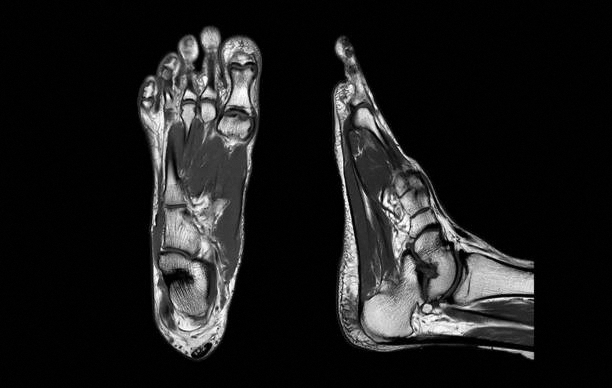
#> input picture GUIA1/PAIByB-2/Pie2-1.tif, 612 x 388 px, found by its file name
$ python fft2.py
#> lines starting #> are read from the running program, lines starting #| are printed output that depends on the picture
import numpy as np
import matplotlib.pyplot as plt
from skimage import io  # Correct import for imread

def ideal_high_pass(shape, cutoff):
    rows, cols = shape
    u, v = np.fft.fftfreq(rows)[:, None], np.fft.fftfreq(cols)[None, :]
    D = np.sqrt(u**2 + v**2)

    # Create the filter: 0 for low frequencies, 1 for high frequencies
    H = np.ones(shape)
    H[D < cutoff] = 0
    return H

def gaussian_high_pass(shape, cutoff):
    rows, cols = shape
    u, v = np.fft.fftfreq(rows)[:, None], np.fft.fftfreq(cols)[None, :]
    D = np.sqrt(u**2 + v**2)

    # Gaussian high-pass filter
    H = 1 - np.exp(-D**2 / (2 * cutoff**2))
    return H

def apply_filter(image, H):
    F = np.fft.fft2(image)          # Compute the 2D Fourier Transform of the image
    F_shifted = np.fft.fftshift(F)  # Shift the zero frequency component to the center
    F_filtered = F_shifted * H      # Apply the high-pass filter in the frequency domain
    F_ishifted = np.fft.ifftshift(F_filtered)  # Shift back the zero frequency component
    filtered_image = np.fft.ifft2(F_ishifted)  # Inverse Fourier Transform to spatial domain
    return np.abs(filtered_image)   # Return the magnitude of the filtered image


def main():
    # Load a grayscale image
    image_path = r'C:\Users\ibajl\Desktop\Pybib\PAIByB\GUIA1\PAIByB-2\Pie2-1.tif'  # Use raw string literal
    image = io.imread(image_path, as_gray=True)
#> image is the input picture: shape (388, 612); min 0, max 255, mean 28.4

    # Create the high-pass filter
    cutoff = 0.65
    H = ideal_high_pass(image.shape, cutoff)

    # Apply the filter
    filtered_image = apply_filter(image, H)
#> in apply_filter, `return np.abs(filtered_image)`:
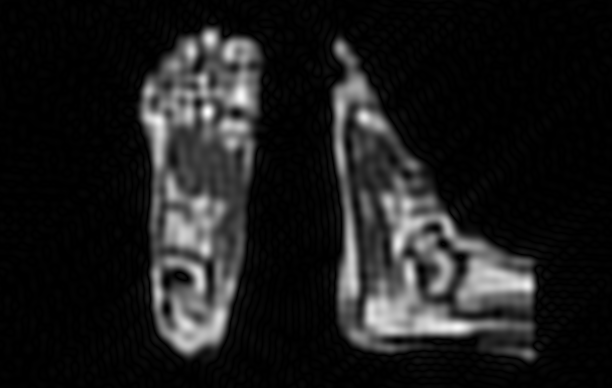
#> returned value: shape (388, 612) float64; min 0.000115, max 262.1, mean 29.9; drawn with min black and max white

    # Compute the Fourier Transform of the original image and filtered image
    F_original = np.fft.fft2(image)
    F_filtered = np.fft.fft2(filtered_image)

    # Shift zero frequency component to center
    F_original_shifted = np.fft.fftshift(F_original)
    F_filtered_shifted = np.fft.fftshift(F_filtered)

    # Visualize the results
    plt.figure(figsize=(12, 8))

    plt.subplot(2, 2, 1)
    plt.imshow(image, cmap='gray')
    plt.title("Original Image")

    plt.subplot(2, 2, 2)
    plt.imshow(np.log(1 + np.abs(F_original_shifted)), cmap='gray')
    plt.title("Frequency Domain (Original)")

    plt.subplot(2, 2, 3)
    plt.imshow(np.log(1 + np.abs(F_filtered_shifted)), cmap='gray')
    plt.title("Frequency Domain (Filtered)")

    plt.subplot(2, 2, 4)
    plt.imshow(filtered_image, cmap='gray')
    plt.title("Filtered Image")

    plt.show()
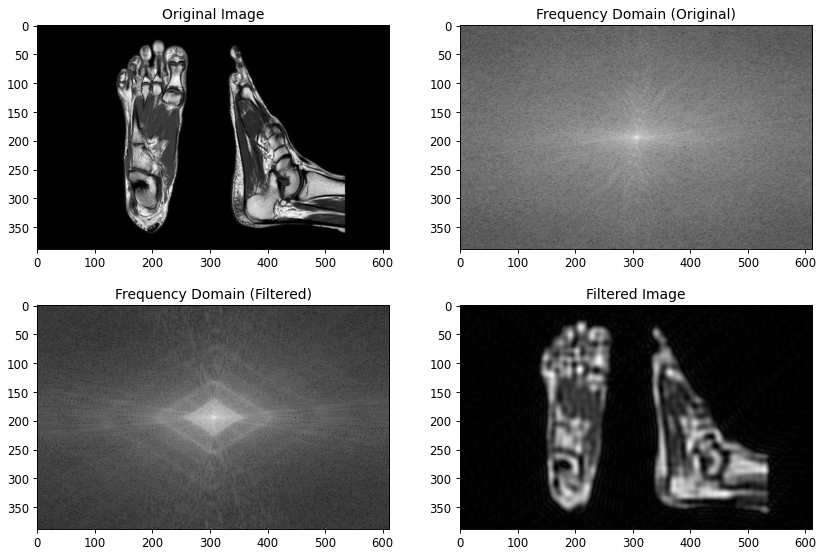
#> figure drawn by matplotlib, 4 panels


if __name__ == '__main__':
    main()
